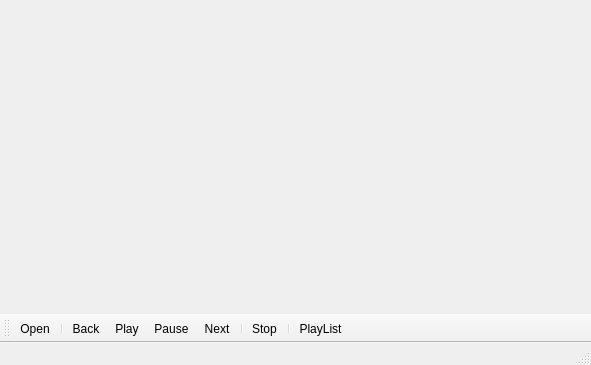
<?xml version="1.0" encoding="UTF-8"?>
<ui version="4.0">
 <class>MainWindow</class>
 <widget class="QMainWindow" name="MainWindow">
  <property name="geometry">
   <rect>
    <x>0</x>
    <y>0</y>
    <width>591</width>
    <height>365</height>
   </rect>
  </property>
  <property name="minimumSize">
   <size>
    <width>581</width>
    <height>0</height>
   </size>
  </property>
  <property name="windowTitle">
   <string>MainWindow</string>
  </property>
  <property name="autoFillBackground">
   <bool>false</bool>
  </property>
  <property name="styleSheet">
   <string notr="true"/>
  </property>
  <widget class="QWidget" name="centralWidget"/>
  <widget class="QToolBar" name="mainToolBar">
   <property name="styleSheet">
    <string notr="true"/>
   </property>
   <attribute name="toolBarArea">
    <enum>BottomToolBarArea</enum>
   </attribute>
   <attribute name="toolBarBreak">
    <bool>false</bool>
   </attribute>
   <addaction name="actionOpen"/>
   <addaction name="separator"/>
   <addaction name="actionBack"/>
   <addaction name="actionPlay"/>
   <addaction name="actionPause"/>
   <addaction name="actionNext"/>
   <addaction name="separator"/>
   <addaction name="actionStop"/>
   <addaction name="separator"/>
   <addaction name="actionPlayList"/>
  </widget>
  <widget class="QStatusBar" name="statusBar"/>
  <action name="actionOpen">
   <property name="icon">
    <iconset resource="resources.qrc">
     <normaloff>:/images/icons/open-archive.png</normaloff>:/images/icons/open-archive.png</iconset>
   </property>
   <property name="text">
    <string>Open</string>
   </property>
   <property name="toolTip">
    <string>Open a File</string>
   </property>
  </action>
  <action name="actionPlay">
   <property name="icon">
    <iconset resource="resources.qrc">
     <normaloff>:/images/icons/icons8-play-90.png</normaloff>:/images/icons/icons8-play-90.png</iconset>
   </property>
   <property name="text">
    <string>Play</string>
   </property>
  </action>
  <action name="actionNext">
   <property name="icon">
    <iconset resource="resources.qrc">
     <normaloff>:/images/icons/icons8-end-90.png</normaloff>:/images/icons/icons8-end-90.png</iconset>
   </property>
   <property name="text">
    <string>Next</string>
   </property>
  </action>
  <action name="actionBack">
   <property name="icon">
    <iconset resource="resources.qrc">
     <normaloff>:/images/icons/icons8-skip-to-start-90.png</normaloff>:/images/icons/icons8-skip-to-start-90.png</iconset>
   </property>
   <property name="text">
    <string>Back</string>
   </property>
  </action>
  <action name="actionStop">
   <property name="icon">
    <iconset resource="resources.qrc">
     <normaloff>:/images/icons/icons8-stop-90.png</normaloff>:/images/icons/icons8-stop-90.png</iconset>
   </property>
   <property name="text">
    <string>Stop</string>
   </property>
  </action>
  <action name="actionPause">
   <property name="icon">
    <iconset resource="resources.qrc">
     <normaloff>:/images/icons/icons8-pause-90.png</normaloff>:/images/icons/icons8-pause-90.png</iconset>
   </property>
   <property name="text">
    <string>Pause</string>
   </property>
  </action>
  <action name="actionPlayList">
   <property name="icon">
    <iconset resource="resources.qrc">
     <normaloff>:/images/icons/icons8-playlist-90.png</normaloff>:/images/icons/icons8-playlist-90.png</iconset>
   </property>
   <property name="text">
    <string>PlayList</string>
   </property>
  </action>
 </widget>
 <layoutdefault spacing="6" margin="11"/>
 <resources>
  <include location="resources.qrc"/>
 </resources>
 <connections/>
</ui>
